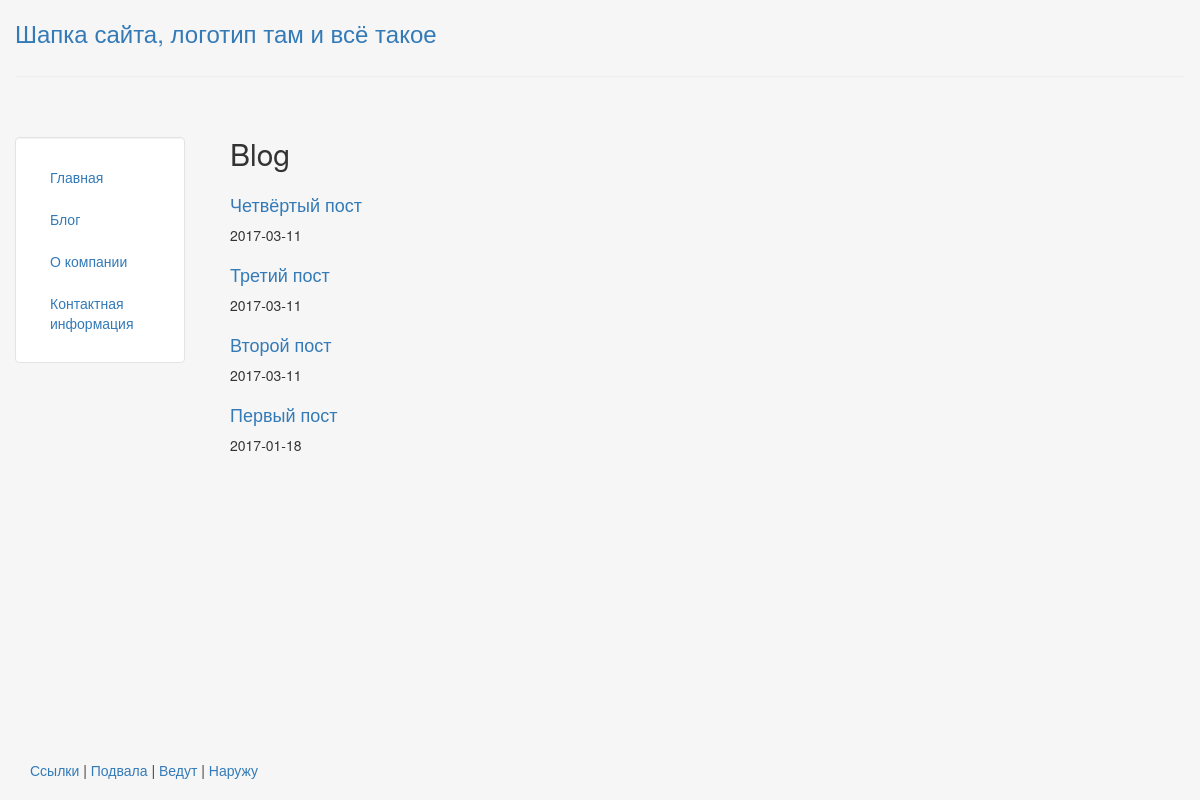
Page /blog/ on the earlier database version.
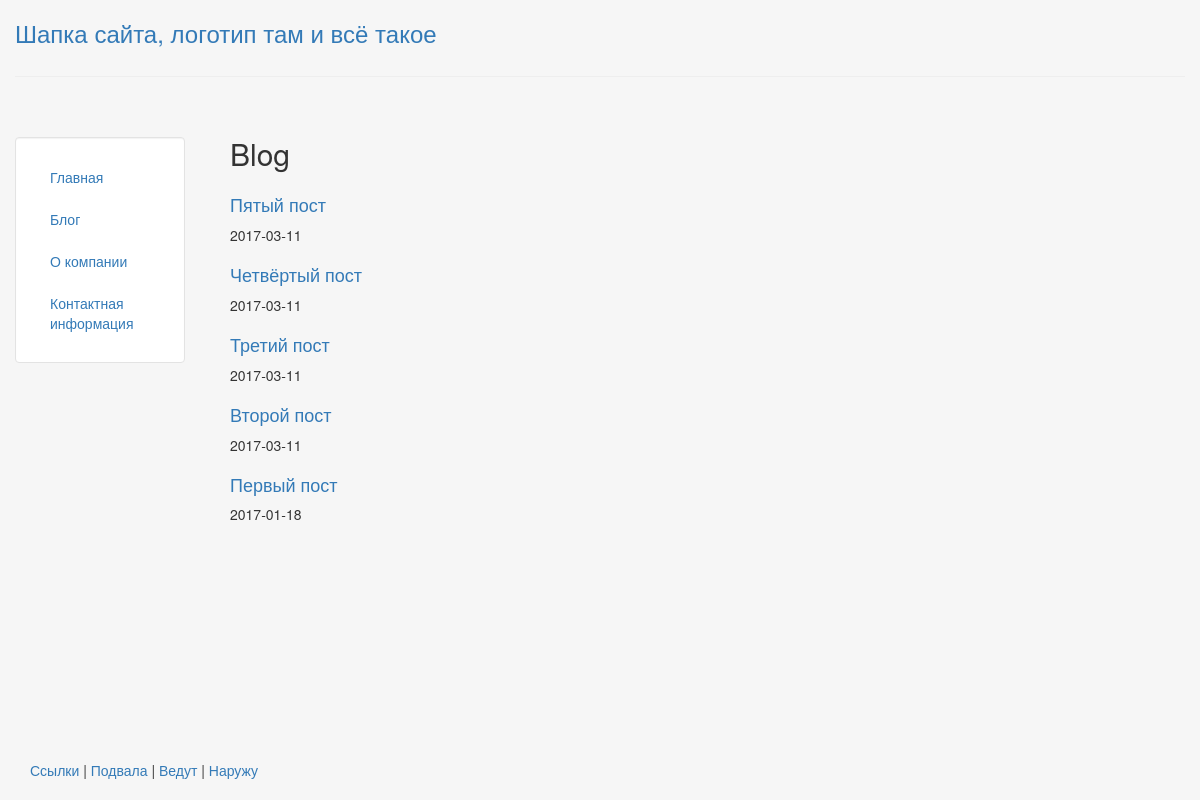
Same page on the later database version.
### blog/models.py (models this page shows, shortened)
class Post(models.Model):
    title = models.CharField(max_length=140)
    body = models.TextField()
    date = models.DateTimeField()

### blog/templates/blog/blog.html
{% extends "personal/header.html" %}
{% block content %}
  <h2>Blog</h2>
  {% for post in object_list %}
    <div class="blog-post">
      <a href="/blog/{{ post.id }}"><h4>{{ post.title }}</h4></a>
      <span>{{ post.date|date:"Y-m-d" }}</span>
    </div>
  {% endfor %}
{% endblock %}

### personal/templates/personal/header.html (shortened to what this page needs)
<!DOCTYPE html>
<html lang="en">
<head>
	{% load staticfiles %}
	<link rel="stylesheet" href="{% static 'personal/css/bootstrap.min.css' %}" type = "text/css" />
	<link rel="stylesheet" href="{% static 'personal/css/styles.css' %}" type = "text/css" />
</head>
<body class="body">
	<div class="container-fluid main">
		<div class="row">
			  <div class="col-sm-12">
				  <h3><a href="/">Шапка сайта, логотип там и всё такое</a></h3>
			  </div>
		</div><hr>
		<div class="row">
		  <div class="col-sm-2">
		  <br>
		  <br>
			<div class="well bs-sidebar sidebar" id="sidebar">
			  <ul class="nav nav-pills nav-stacked">
				<li><a href='/'>Главная</a></li>
				<li><a href='/blog/'>Блог</a></li>
				<li><a href='/about/'>О компании</a></li>
				<li><a href='/contact/'>Контактная информация</a></li>
			  </ul>
			</div>
		  </div>
		  <div class="col-sm-10">
			<div class='container-fluid'>
			<br>
			   {% block content %}
			   {% endblock %}
			</div>
		  </div>
		</div>
	</div>
	<footer>
		<div class="container-fluid footer-container">
			<p><a href="https://google.com" target="blank">Ссылки</a> | <a href="https://google.com" target="blank">Подвала</a> | <a href="https://google.com" target="blank">Ведут</a> | <a href="https://google.com" target="blank">Наружу</a></p>
		</div>
	</footer>
</body>
</html>

### personal/static/personal/css/styles.css (style rules this page uses)
html, body { height:100%; background-color:#f6f6f6 }
.main { min-height:95vh; box-sizing: border-box; padding-bottom:40px; }
.sidebar { background-color:#fff }
.footer-container { margin-left:15px }
.blog-post { padding:5px 0; }

Differences in the rows shown:
added Post: title "Пятый пост", date "2017-03-11"
